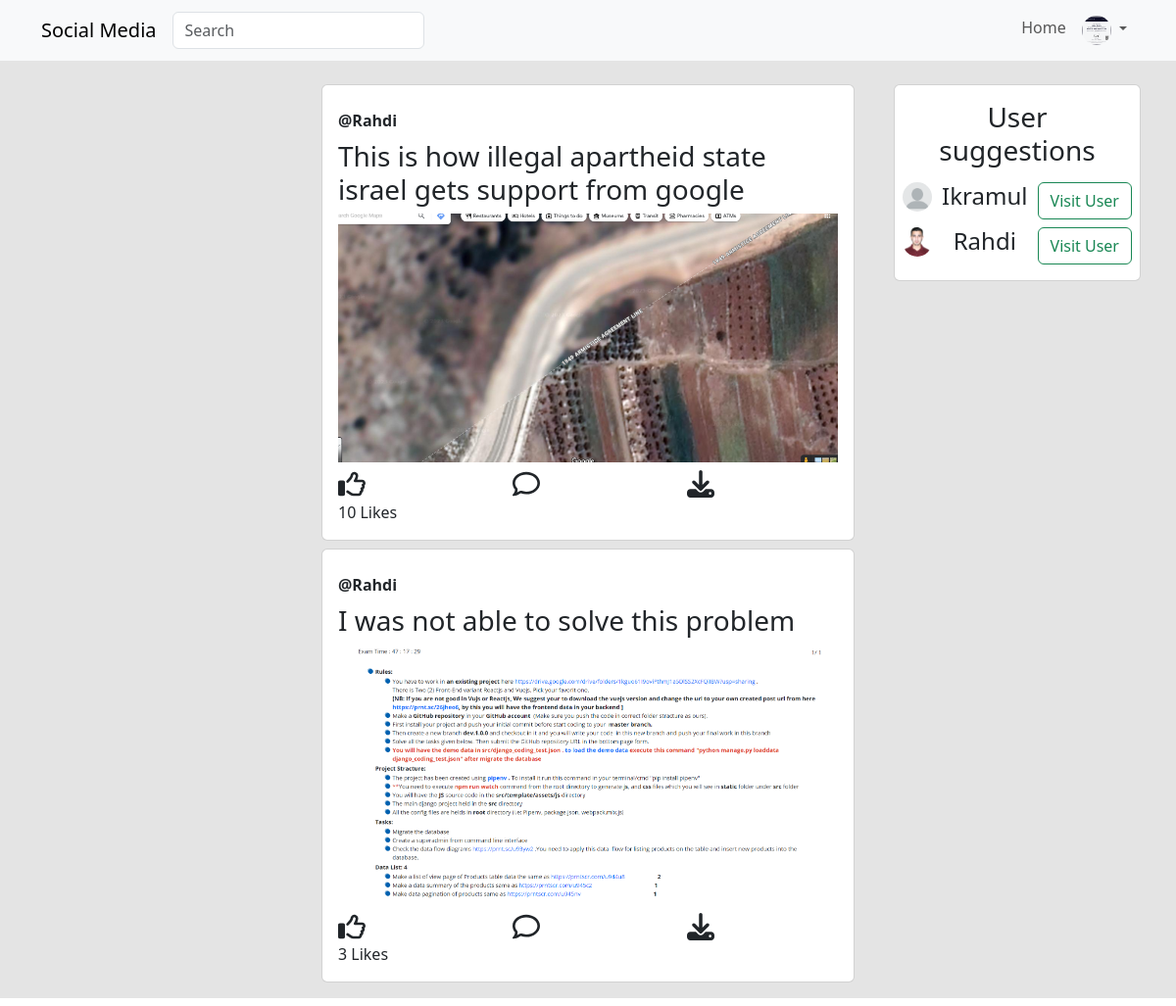
The page / (signed in) on the database its author committed.
### core/models.py (models this page shows, shortened)
class Profile(models.Model):
    user = models.ForeignKey(User, on_delete=models.CASCADE)
    id_user = models.IntegerField()
    bio = models.TextField(blank=True)
    profileimg = models.FileField(upload_to='profile_images', default='default.png')
    location = models.CharField(max_length=100, blank=True)

class Post(models.Model):
    id = models.UUIDField(primary_key=True, default=uuid.uuid4)
    user = models.CharField(max_length=100)
    image = models.ImageField(upload_to='post_images')
    caption = models.TextField()
    created_at = models.DateTimeField(default=datetime.now)
    no_of_likes = models.IntegerField(default=0)

### core/views.py (the view)
# urls.py: path('', views.index, name='index'),
@login_required()
def index(request):
    user_profile = Profile.objects.get(user=request.user)
    user_following_list = []
    feed_list = []
    user_following = FollowersCount.objects.filter(follower=request.user.username)
    for i in user_following:
        user_following_list.append(i)
    for username in user_following_list:
        feed = Post.objects.filter(user=username.user)
        feed_list.append(feed)
    fee = list(chain(*feed_list))
    all_users = User.objects.all()
    user_following_l = []
    for user in user_following:
        user_l = User.objects.filter(username=user.user)
        user_following_l.append(user_l)
    new_suggestions_list = [i for i in list(all_users) if (i not in list(user_following_l))]
    current_user = User.objects.filter(username=request.user.username)
    final_suggestions_list = [i for i in list(new_suggestions_list) if (i not in list(current_user))]
    random.shuffle(final_suggestions_list)
    username_profile = []
    username_profile_list = []
    for id in final_suggestions_list:
        username_profile.append(id.id)
    for i in username_profile:
        new_profile = Profile.objects.filter(id_user=i)
        username_profile_list.append(new_profile)
    profile_list = list(chain(*username_profile_list))
    context = {
        'posts' : fee,
        'user_profile': user_profile,
        'profile_list': profile_list[:4]
    }
    return render(request, 'index.html', context)

### templates/index.html (shortened to what this page needs)
{% extends 'base.html' %}
{% block body %}
    <section class="" style="background-color: rgb(228, 228, 228);">
        {% include 'navbar.html' %}
        <div class="row m-2 p-2">
            <div class="col-3">
            </div>
            <div class="col-6">
                {% for post in posts %}
                <div class="card p-3 m-2">
                    <span class="pb-2 pt-2"><b><a href="{% url 'profile' post.user %}" class="nav-link">@{{post.user}}</a></b></span>
                    <h3>{{post.caption}}</h3>
                    <img src="{{post.image.url}}" alt="">
                    <div class="row mt-2">
                        <div class="col-4">
                            <a href="/like-post?post_id={{post.id}}" class="nav-link">
                                <i class="fa-regular fa-thumbs-up fs-3"></i>
                            </a>{{post.no_of_likes}} Likes
                        </div>
                        <div class="col-4">
                            <i class="fa-regular fa-comment fs-3 nav-link"></i>
                        </div>
                        <div class="col-4">
                            <a href="{{post.image.url}}" download class="nav-link"><i class="fa-solid fa-download fs-3"></i></a>
                        </div>
                    </div>
                </div>
                {% endfor %}
            </div>
            <div class="col-3">
                <div class="card p-2 m-2 d-flex">
                    <h3 class="p-2 mb-2 text-center">User suggestions</h3>
                  {% for fol in profile_list %}
                    <div class="user d-flex justify-content-between mb-2">
                        <img src="{{fol.profileimg.url}}" alt="" class="rounded-circle" height="30px" width="30px">
                        <h4>{{fol.user}}</h4>
                        <a href="{% url 'profile' fol.user.username %}" class="btn btn-outline-success">Visit User</a>
                    </div>
                  {% endfor %}
                </div>
            </div>
        </div>
    </section>
{% endblock %}

### templates/navbar.html (shortened to what this page needs)
<nav class="navbar navbar-expand-lg bg-body-tertiary bg-light">
    <div class="container">
      <a class="navbar-brand" href="{% url 'index' %}">Social Media</a>
      <div class="collapse navbar-collapse" id="navbarSupportedContent">
        <form class="d-flex me-auto" role="search" action="/search/" method="POST">
          <input class="form-control me-2" type="search" placeholder="Search" aria-label="Search" name="username">
        </form>
        <ul class="navbar-nav  mb-2 mb-lg-0">
          <li class="nav-item">
            <a class="nav-link " aria-current="page" href="{% url 'index' %}">Home</a>
          </li>
          <li class="nav-item dropdown">
            <a class="nav-link dropdown-toggle" href="#" role="button" data-bs-toggle="dropdown" aria-expanded="false">
              <img src="{{user_profile.profileimg.url}}" alt="" class="rounded-circle" height="30px" width="30px">
            </a>
          </li>
        </ul>
      </div>
    </div>
</nav>

### rows shown on the page
Profile: profileimg (picture)
Post: user "Rahdi", caption "This is how illegal apartheid state israel gets support from google", image (picture), no_of_likes "10"
Post: user "Rahdi", caption "I was not able to solve this problem", image (picture), no_of_likes "3"
Profile: profileimg (placeholder picture), user "Ikramul"
Profile: profileimg (picture), user "Rahdi"
